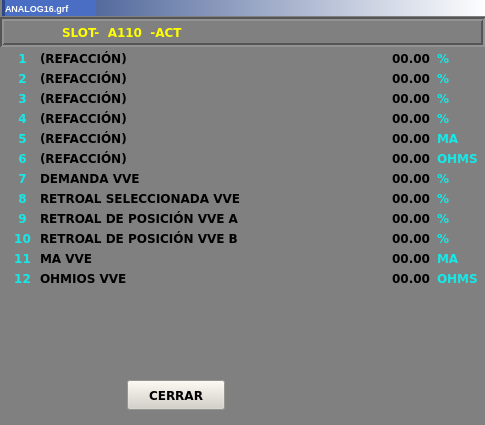
<?xml version="1.0" encoding="UTF-8"?>
<ui version="4.0">
 <class>Analog16_2</class>
 <widget class="QWidget" name="Analog16_2">
  <property name="geometry">
   <rect>
    <x>0</x>
    <y>0</y>
    <width>485</width>
    <height>425</height>
   </rect>
  </property>
  <property name="minimumSize">
   <size>
    <width>485</width>
    <height>425</height>
   </size>
  </property>
  <property name="maximumSize">
   <size>
    <width>485</width>
    <height>425</height>
   </size>
  </property>
  <property name="font">
   <font>
    <family>Verdana</family>
   </font>
  </property>
  <property name="windowTitle">
   <string>Form</string>
  </property>
  <property name="styleSheet">
   <string notr="true">background-color: rgb(128, 128, 128);</string>
  </property>
  <widget class="QFrame" name="frame_2">
   <property name="geometry">
    <rect>
     <x>2</x>
     <y>0</y>
     <width>485</width>
     <height>16</height>
    </rect>
   </property>
   <property name="styleSheet">
    <string notr="true">background-color: qlineargradient(spread:pad, x1:0, y1:0, x2:1, y2:0, stop:0 rgba(43, 71, 134, 255), stop:1 rgba(255, 255, 255, 255));</string>
   </property>
   <property name="frameShape">
    <enum>QFrame::Panel</enum>
   </property>
   <property name="frameShadow">
    <enum>QFrame::Raised</enum>
   </property>
   <property name="lineWidth">
    <number>0</number>
   </property>
   <widget class="QLabel" name="lbIP">
    <property name="geometry">
     <rect>
      <x>3</x>
      <y>0</y>
      <width>91</width>
      <height>16</height>
     </rect>
    </property>
    <property name="font">
     <font>
      <pointsize>7</pointsize>
      <weight>75</weight>
      <bold>true</bold>
     </font>
    </property>
    <property name="styleSheet">
     <string notr="true">background-color: rgb(74, 110, 195);
color: rgb(255, 255, 255);
background-color: rgb(74, 110, 195);</string>
    </property>
    <property name="text">
     <string>ANALOG16.grf</string>
    </property>
   </widget>
  </widget>
  <widget class="QFrame" name="frame">
   <property name="geometry">
    <rect>
     <x>0</x>
     <y>17</y>
     <width>485</width>
     <height>30</height>
    </rect>
   </property>
   <property name="styleSheet">
    <string notr="true">border-color: rgb(255, 255, 255);</string>
   </property>
   <property name="frameShape">
    <enum>QFrame::Box</enum>
   </property>
   <property name="frameShadow">
    <enum>QFrame::Sunken</enum>
   </property>
   <property name="lineWidth">
    <number>2</number>
   </property>
   <widget class="QLabel" name="label">
    <property name="geometry">
     <rect>
      <x>62</x>
      <y>4</y>
      <width>400</width>
      <height>22</height>
     </rect>
    </property>
    <property name="font">
     <font>
      <family>Verdana</family>
      <pointsize>9</pointsize>
      <weight>75</weight>
      <bold>true</bold>
     </font>
    </property>
    <property name="styleSheet">
     <string notr="true">color: rgb(255, 255, 0);</string>
    </property>
    <property name="text">
     <string>SLOT-  A110  -ACT</string>
    </property>
   </widget>
  </widget>
  <widget class="QPushButton" name="btCerrar">
   <property name="geometry">
    <rect>
     <x>127</x>
     <y>380</y>
     <width>98</width>
     <height>30</height>
    </rect>
   </property>
   <property name="font">
    <font>
     <family>Verdana</family>
     <pointsize>9</pointsize>
     <weight>75</weight>
     <bold>true</bold>
    </font>
   </property>
   <property name="styleSheet">
    <string notr="true">background-color: rgb(212, 208, 200);</string>
   </property>
   <property name="text">
    <string>CERRAR</string>
   </property>
  </widget>
  <widget class="QLabel" name="lbNum_1">
   <property name="geometry">
    <rect>
     <x>12</x>
     <y>50</y>
     <width>21</width>
     <height>16</height>
    </rect>
   </property>
   <property name="font">
    <font>
     <family>Verdana</family>
     <weight>75</weight>
     <bold>true</bold>
    </font>
   </property>
   <property name="styleSheet">
    <string notr="true">color: rgb(22, 232, 232);</string>
   </property>
   <property name="text">
    <string>1</string>
   </property>
   <property name="alignment">
    <set>Qt::AlignCenter</set>
   </property>
  </widget>
  <widget class="QLabel" name="lbTit_1">
   <property name="geometry">
    <rect>
     <x>40</x>
     <y>50</y>
     <width>340</width>
     <height>16</height>
    </rect>
   </property>
   <property name="font">
    <font>
     <family>Verdana</family>
     <weight>75</weight>
     <bold>true</bold>
    </font>
   </property>
   <property name="text">
    <string>(REFACCIÓN)</string>
   </property>
  </widget>
  <widget class="QLabel" name="lbNumDes_1">
   <property name="geometry">
    <rect>
     <x>384</x>
     <y>50</y>
     <width>46</width>
     <height>16</height>
    </rect>
   </property>
   <property name="font">
    <font>
     <family>Verdana</family>
     <weight>75</weight>
     <bold>true</bold>
    </font>
   </property>
   <property name="text">
    <string>00.00</string>
   </property>
   <property name="alignment">
    <set>Qt::AlignRight|Qt::AlignTrailing|Qt::AlignVCenter</set>
   </property>
  </widget>
  <widget class="QLabel" name="lbUni_1">
   <property name="geometry">
    <rect>
     <x>437</x>
     <y>50</y>
     <width>43</width>
     <height>16</height>
    </rect>
   </property>
   <property name="font">
    <font>
     <family>Verdana</family>
     <weight>75</weight>
     <bold>true</bold>
    </font>
   </property>
   <property name="styleSheet">
    <string notr="true">color: rgb(22, 232, 232);</string>
   </property>
   <property name="text">
    <string>%</string>
   </property>
  </widget>
  <widget class="QLabel" name="lbUni_2">
   <property name="geometry">
    <rect>
     <x>437</x>
     <y>70</y>
     <width>43</width>
     <height>16</height>
    </rect>
   </property>
   <property name="font">
    <font>
     <family>Verdana</family>
     <weight>75</weight>
     <bold>true</bold>
    </font>
   </property>
   <property name="styleSheet">
    <string notr="true">color: rgb(22, 232, 232);</string>
   </property>
   <property name="text">
    <string>%</string>
   </property>
  </widget>
  <widget class="QLabel" name="lbNumDes_2">
   <property name="geometry">
    <rect>
     <x>384</x>
     <y>70</y>
     <width>46</width>
     <height>16</height>
    </rect>
   </property>
   <property name="font">
    <font>
     <family>Verdana</family>
     <weight>75</weight>
     <bold>true</bold>
    </font>
   </property>
   <property name="text">
    <string>00.00</string>
   </property>
   <property name="alignment">
    <set>Qt::AlignRight|Qt::AlignTrailing|Qt::AlignVCenter</set>
   </property>
  </widget>
  <widget class="QLabel" name="lbNum_2">
   <property name="geometry">
    <rect>
     <x>12</x>
     <y>70</y>
     <width>21</width>
     <height>16</height>
    </rect>
   </property>
   <property name="font">
    <font>
     <family>Verdana</family>
     <weight>75</weight>
     <bold>true</bold>
    </font>
   </property>
   <property name="styleSheet">
    <string notr="true">color: rgb(22, 232, 232);</string>
   </property>
   <property name="text">
    <string>2</string>
   </property>
   <property name="alignment">
    <set>Qt::AlignCenter</set>
   </property>
  </widget>
  <widget class="QLabel" name="lbTit_2">
   <property name="geometry">
    <rect>
     <x>40</x>
     <y>70</y>
     <width>340</width>
     <height>16</height>
    </rect>
   </property>
   <property name="font">
    <font>
     <family>Verdana</family>
     <weight>75</weight>
     <bold>true</bold>
    </font>
   </property>
   <property name="text">
    <string>(REFACCIÓN)</string>
   </property>
  </widget>
  <widget class="QLabel" name="lbTit_4">
   <property name="geometry">
    <rect>
     <x>40</x>
     <y>110</y>
     <width>340</width>
     <height>16</height>
    </rect>
   </property>
   <property name="font">
    <font>
     <family>Verdana</family>
     <weight>75</weight>
     <bold>true</bold>
    </font>
   </property>
   <property name="text">
    <string>(REFACCIÓN)</string>
   </property>
  </widget>
  <widget class="QLabel" name="lbUni_4">
   <property name="geometry">
    <rect>
     <x>437</x>
     <y>110</y>
     <width>43</width>
     <height>16</height>
    </rect>
   </property>
   <property name="font">
    <font>
     <family>Verdana</family>
     <weight>75</weight>
     <bold>true</bold>
    </font>
   </property>
   <property name="styleSheet">
    <string notr="true">color: rgb(22, 232, 232);</string>
   </property>
   <property name="text">
    <string>%</string>
   </property>
  </widget>
  <widget class="QLabel" name="lbNumDes_3">
   <property name="geometry">
    <rect>
     <x>384</x>
     <y>90</y>
     <width>46</width>
     <height>16</height>
    </rect>
   </property>
   <property name="font">
    <font>
     <family>Verdana</family>
     <weight>75</weight>
     <bold>true</bold>
    </font>
   </property>
   <property name="text">
    <string>00.00</string>
   </property>
   <property name="alignment">
    <set>Qt::AlignRight|Qt::AlignTrailing|Qt::AlignVCenter</set>
   </property>
  </widget>
  <widget class="QLabel" name="lbNum_3">
   <property name="geometry">
    <rect>
     <x>12</x>
     <y>90</y>
     <width>21</width>
     <height>16</height>
    </rect>
   </property>
   <property name="font">
    <font>
     <family>Verdana</family>
     <weight>75</weight>
     <bold>true</bold>
    </font>
   </property>
   <property name="styleSheet">
    <string notr="true">color: rgb(22, 232, 232);</string>
   </property>
   <property name="text">
    <string>3</string>
   </property>
   <property name="alignment">
    <set>Qt::AlignCenter</set>
   </property>
  </widget>
  <widget class="QLabel" name="lbUni_3">
   <property name="geometry">
    <rect>
     <x>437</x>
     <y>90</y>
     <width>43</width>
     <height>16</height>
    </rect>
   </property>
   <property name="font">
    <font>
     <family>Verdana</family>
     <weight>75</weight>
     <bold>true</bold>
    </font>
   </property>
   <property name="styleSheet">
    <string notr="true">color: rgb(22, 232, 232);</string>
   </property>
   <property name="text">
    <string>%</string>
   </property>
  </widget>
  <widget class="QLabel" name="lbNum_4">
   <property name="geometry">
    <rect>
     <x>12</x>
     <y>110</y>
     <width>21</width>
     <height>16</height>
    </rect>
   </property>
   <property name="font">
    <font>
     <family>Verdana</family>
     <weight>75</weight>
     <bold>true</bold>
    </font>
   </property>
   <property name="styleSheet">
    <string notr="true">color: rgb(22, 232, 232);</string>
   </property>
   <property name="text">
    <string>4</string>
   </property>
   <property name="alignment">
    <set>Qt::AlignCenter</set>
   </property>
  </widget>
  <widget class="QLabel" name="lbNumDes_4">
   <property name="geometry">
    <rect>
     <x>384</x>
     <y>110</y>
     <width>46</width>
     <height>16</height>
    </rect>
   </property>
   <property name="font">
    <font>
     <family>Verdana</family>
     <weight>75</weight>
     <bold>true</bold>
    </font>
   </property>
   <property name="text">
    <string>00.00</string>
   </property>
   <property name="alignment">
    <set>Qt::AlignRight|Qt::AlignTrailing|Qt::AlignVCenter</set>
   </property>
  </widget>
  <widget class="QLabel" name="lbTit_3">
   <property name="geometry">
    <rect>
     <x>40</x>
     <y>90</y>
     <width>340</width>
     <height>16</height>
    </rect>
   </property>
   <property name="font">
    <font>
     <family>Verdana</family>
     <weight>75</weight>
     <bold>true</bold>
    </font>
   </property>
   <property name="text">
    <string>(REFACCIÓN)</string>
   </property>
  </widget>
  <widget class="QLabel" name="lbTit_7">
   <property name="geometry">
    <rect>
     <x>40</x>
     <y>170</y>
     <width>340</width>
     <height>16</height>
    </rect>
   </property>
   <property name="font">
    <font>
     <family>Verdana</family>
     <weight>75</weight>
     <bold>true</bold>
    </font>
   </property>
   <property name="text">
    <string>DEMANDA VVE</string>
   </property>
  </widget>
  <widget class="QLabel" name="lbUni_8">
   <property name="geometry">
    <rect>
     <x>437</x>
     <y>190</y>
     <width>43</width>
     <height>16</height>
    </rect>
   </property>
   <property name="font">
    <font>
     <family>Verdana</family>
     <weight>75</weight>
     <bold>true</bold>
    </font>
   </property>
   <property name="styleSheet">
    <string notr="true">color: rgb(22, 232, 232);</string>
   </property>
   <property name="text">
    <string>%</string>
   </property>
  </widget>
  <widget class="QLabel" name="lbUni_6">
   <property name="geometry">
    <rect>
     <x>437</x>
     <y>150</y>
     <width>43</width>
     <height>16</height>
    </rect>
   </property>
   <property name="font">
    <font>
     <family>Verdana</family>
     <weight>75</weight>
     <bold>true</bold>
    </font>
   </property>
   <property name="styleSheet">
    <string notr="true">color: rgb(22, 232, 232);</string>
   </property>
   <property name="text">
    <string>OHMS</string>
   </property>
  </widget>
  <widget class="QLabel" name="lbNumDes_5">
   <property name="geometry">
    <rect>
     <x>384</x>
     <y>130</y>
     <width>46</width>
     <height>16</height>
    </rect>
   </property>
   <property name="font">
    <font>
     <family>Verdana</family>
     <weight>75</weight>
     <bold>true</bold>
    </font>
   </property>
   <property name="text">
    <string>00.00</string>
   </property>
   <property name="alignment">
    <set>Qt::AlignRight|Qt::AlignTrailing|Qt::AlignVCenter</set>
   </property>
  </widget>
  <widget class="QLabel" name="lbNumDes_8">
   <property name="geometry">
    <rect>
     <x>384</x>
     <y>190</y>
     <width>46</width>
     <height>16</height>
    </rect>
   </property>
   <property name="font">
    <font>
     <family>Verdana</family>
     <weight>75</weight>
     <bold>true</bold>
    </font>
   </property>
   <property name="text">
    <string>00.00</string>
   </property>
   <property name="alignment">
    <set>Qt::AlignRight|Qt::AlignTrailing|Qt::AlignVCenter</set>
   </property>
  </widget>
  <widget class="QLabel" name="lbNum_7">
   <property name="geometry">
    <rect>
     <x>12</x>
     <y>170</y>
     <width>21</width>
     <height>16</height>
    </rect>
   </property>
   <property name="font">
    <font>
     <family>Verdana</family>
     <weight>75</weight>
     <bold>true</bold>
    </font>
   </property>
   <property name="styleSheet">
    <string notr="true">color: rgb(22, 232, 232);</string>
   </property>
   <property name="text">
    <string>7</string>
   </property>
   <property name="alignment">
    <set>Qt::AlignCenter</set>
   </property>
  </widget>
  <widget class="QLabel" name="lbTit_6">
   <property name="geometry">
    <rect>
     <x>40</x>
     <y>150</y>
     <width>340</width>
     <height>16</height>
    </rect>
   </property>
   <property name="font">
    <font>
     <family>Verdana</family>
     <weight>75</weight>
     <bold>true</bold>
    </font>
   </property>
   <property name="text">
    <string>(REFACCIÓN)</string>
   </property>
  </widget>
  <widget class="QLabel" name="lbNum_5">
   <property name="geometry">
    <rect>
     <x>12</x>
     <y>130</y>
     <width>21</width>
     <height>16</height>
    </rect>
   </property>
   <property name="font">
    <font>
     <family>Verdana</family>
     <weight>75</weight>
     <bold>true</bold>
    </font>
   </property>
   <property name="styleSheet">
    <string notr="true">color: rgb(22, 232, 232);</string>
   </property>
   <property name="text">
    <string>5</string>
   </property>
   <property name="alignment">
    <set>Qt::AlignCenter</set>
   </property>
  </widget>
  <widget class="QLabel" name="lbTit_8">
   <property name="geometry">
    <rect>
     <x>40</x>
     <y>190</y>
     <width>340</width>
     <height>16</height>
    </rect>
   </property>
   <property name="font">
    <font>
     <family>Verdana</family>
     <weight>75</weight>
     <bold>true</bold>
    </font>
   </property>
   <property name="text">
    <string>RETROAL SELECCIONADA VVE</string>
   </property>
  </widget>
  <widget class="QLabel" name="lbUni_7">
   <property name="geometry">
    <rect>
     <x>437</x>
     <y>170</y>
     <width>43</width>
     <height>16</height>
    </rect>
   </property>
   <property name="font">
    <font>
     <family>Verdana</family>
     <weight>75</weight>
     <bold>true</bold>
    </font>
   </property>
   <property name="styleSheet">
    <string notr="true">color: rgb(22, 232, 232);</string>
   </property>
   <property name="text">
    <string>%</string>
   </property>
  </widget>
  <widget class="QLabel" name="lbUni_5">
   <property name="geometry">
    <rect>
     <x>437</x>
     <y>130</y>
     <width>43</width>
     <height>16</height>
    </rect>
   </property>
   <property name="font">
    <font>
     <family>Verdana</family>
     <weight>75</weight>
     <bold>true</bold>
    </font>
   </property>
   <property name="styleSheet">
    <string notr="true">color: rgb(22, 232, 232);</string>
   </property>
   <property name="text">
    <string>MA</string>
   </property>
  </widget>
  <widget class="QLabel" name="lbNum_6">
   <property name="geometry">
    <rect>
     <x>12</x>
     <y>150</y>
     <width>21</width>
     <height>16</height>
    </rect>
   </property>
   <property name="font">
    <font>
     <family>Verdana</family>
     <weight>75</weight>
     <bold>true</bold>
    </font>
   </property>
   <property name="styleSheet">
    <string notr="true">color: rgb(22, 232, 232);</string>
   </property>
   <property name="text">
    <string>6</string>
   </property>
   <property name="alignment">
    <set>Qt::AlignCenter</set>
   </property>
  </widget>
  <widget class="QLabel" name="lbNumDes_7">
   <property name="geometry">
    <rect>
     <x>384</x>
     <y>170</y>
     <width>46</width>
     <height>16</height>
    </rect>
   </property>
   <property name="font">
    <font>
     <family>Verdana</family>
     <weight>75</weight>
     <bold>true</bold>
    </font>
   </property>
   <property name="text">
    <string>00.00</string>
   </property>
   <property name="alignment">
    <set>Qt::AlignRight|Qt::AlignTrailing|Qt::AlignVCenter</set>
   </property>
  </widget>
  <widget class="QLabel" name="lbNumDes_6">
   <property name="geometry">
    <rect>
     <x>384</x>
     <y>150</y>
     <width>46</width>
     <height>16</height>
    </rect>
   </property>
   <property name="font">
    <font>
     <family>Verdana</family>
     <weight>75</weight>
     <bold>true</bold>
    </font>
   </property>
   <property name="text">
    <string>00.00</string>
   </property>
   <property name="alignment">
    <set>Qt::AlignRight|Qt::AlignTrailing|Qt::AlignVCenter</set>
   </property>
  </widget>
  <widget class="QLabel" name="lbNum_8">
   <property name="geometry">
    <rect>
     <x>12</x>
     <y>190</y>
     <width>21</width>
     <height>16</height>
    </rect>
   </property>
   <property name="font">
    <font>
     <family>Verdana</family>
     <weight>75</weight>
     <bold>true</bold>
    </font>
   </property>
   <property name="styleSheet">
    <string notr="true">color: rgb(22, 232, 232);</string>
   </property>
   <property name="text">
    <string>8</string>
   </property>
   <property name="alignment">
    <set>Qt::AlignCenter</set>
   </property>
  </widget>
  <widget class="QLabel" name="lbTit_5">
   <property name="geometry">
    <rect>
     <x>40</x>
     <y>130</y>
     <width>340</width>
     <height>16</height>
    </rect>
   </property>
   <property name="font">
    <font>
     <family>Verdana</family>
     <weight>75</weight>
     <bold>true</bold>
    </font>
   </property>
   <property name="text">
    <string>(REFACCIÓN)</string>
   </property>
  </widget>
  <widget class="QLabel" name="lbTit_9">
   <property name="geometry">
    <rect>
     <x>40</x>
     <y>210</y>
     <width>340</width>
     <height>16</height>
    </rect>
   </property>
   <property name="font">
    <font>
     <family>Verdana</family>
     <weight>75</weight>
     <bold>true</bold>
    </font>
   </property>
   <property name="text">
    <string>RETROAL DE POSICIÓN VVE A</string>
   </property>
  </widget>
  <widget class="QLabel" name="lbUni_12">
   <property name="geometry">
    <rect>
     <x>437</x>
     <y>270</y>
     <width>43</width>
     <height>16</height>
    </rect>
   </property>
   <property name="font">
    <font>
     <family>Verdana</family>
     <weight>75</weight>
     <bold>true</bold>
    </font>
   </property>
   <property name="styleSheet">
    <string notr="true">color: rgb(22, 232, 232);</string>
   </property>
   <property name="text">
    <string>OHMS</string>
   </property>
  </widget>
  <widget class="QLabel" name="lbNumDes_11">
   <property name="geometry">
    <rect>
     <x>384</x>
     <y>250</y>
     <width>46</width>
     <height>16</height>
    </rect>
   </property>
   <property name="font">
    <font>
     <family>Verdana</family>
     <weight>75</weight>
     <bold>true</bold>
    </font>
   </property>
   <property name="text">
    <string>00.00</string>
   </property>
   <property name="alignment">
    <set>Qt::AlignRight|Qt::AlignTrailing|Qt::AlignVCenter</set>
   </property>
  </widget>
  <widget class="QLabel" name="lbNum_11">
   <property name="geometry">
    <rect>
     <x>12</x>
     <y>250</y>
     <width>21</width>
     <height>16</height>
    </rect>
   </property>
   <property name="font">
    <font>
     <family>Verdana</family>
     <weight>75</weight>
     <bold>true</bold>
    </font>
   </property>
   <property name="styleSheet">
    <string notr="true">color: rgb(22, 232, 232);</string>
   </property>
   <property name="text">
    <string>11</string>
   </property>
   <property name="alignment">
    <set>Qt::AlignCenter</set>
   </property>
  </widget>
  <widget class="QLabel" name="lbUni_10">
   <property name="geometry">
    <rect>
     <x>437</x>
     <y>230</y>
     <width>43</width>
     <height>16</height>
    </rect>
   </property>
   <property name="font">
    <font>
     <family>Verdana</family>
     <weight>75</weight>
     <bold>true</bold>
    </font>
   </property>
   <property name="styleSheet">
    <string notr="true">color: rgb(22, 232, 232);</string>
   </property>
   <property name="text">
    <string>%</string>
   </property>
  </widget>
  <widget class="QLabel" name="lbNum_9">
   <property name="geometry">
    <rect>
     <x>12</x>
     <y>210</y>
     <width>21</width>
     <height>16</height>
    </rect>
   </property>
   <property name="font">
    <font>
     <family>Verdana</family>
     <weight>75</weight>
     <bold>true</bold>
    </font>
   </property>
   <property name="styleSheet">
    <string notr="true">color: rgb(22, 232, 232);</string>
   </property>
   <property name="text">
    <string>9</string>
   </property>
   <property name="alignment">
    <set>Qt::AlignCenter</set>
   </property>
  </widget>
  <widget class="QLabel" name="lbUni_11">
   <property name="geometry">
    <rect>
     <x>437</x>
     <y>250</y>
     <width>43</width>
     <height>16</height>
    </rect>
   </property>
   <property name="font">
    <font>
     <family>Verdana</family>
     <weight>75</weight>
     <bold>true</bold>
    </font>
   </property>
   <property name="styleSheet">
    <string notr="true">color: rgb(22, 232, 232);</string>
   </property>
   <property name="text">
    <string>MA</string>
   </property>
  </widget>
  <widget class="QLabel" name="lbTit_10">
   <property name="geometry">
    <rect>
     <x>40</x>
     <y>230</y>
     <width>340</width>
     <height>16</height>
    </rect>
   </property>
   <property name="font">
    <font>
     <family>Verdana</family>
     <weight>75</weight>
     <bold>true</bold>
    </font>
   </property>
   <property name="text">
    <string>RETROAL DE POSICIÓN VVE B</string>
   </property>
  </widget>
  <widget class="QLabel" name="lbNum_12">
   <property name="geometry">
    <rect>
     <x>12</x>
     <y>270</y>
     <width>21</width>
     <height>16</height>
    </rect>
   </property>
   <property name="font">
    <font>
     <family>Verdana</family>
     <weight>75</weight>
     <bold>true</bold>
    </font>
   </property>
   <property name="styleSheet">
    <string notr="true">color: rgb(22, 232, 232);</string>
   </property>
   <property name="text">
    <string>12</string>
   </property>
   <property name="alignment">
    <set>Qt::AlignCenter</set>
   </property>
  </widget>
  <widget class="QLabel" name="lbTit_12">
   <property name="geometry">
    <rect>
     <x>40</x>
     <y>270</y>
     <width>340</width>
     <height>16</height>
    </rect>
   </property>
   <property name="font">
    <font>
     <family>Verdana</family>
     <weight>75</weight>
     <bold>true</bold>
    </font>
   </property>
   <property name="text">
    <string>OHMIOS VVE</string>
   </property>
  </widget>
  <widget class="QLabel" name="lbUni_9">
   <property name="geometry">
    <rect>
     <x>437</x>
     <y>210</y>
     <width>43</width>
     <height>16</height>
    </rect>
   </property>
   <property name="font">
    <font>
     <family>Verdana</family>
     <weight>75</weight>
     <bold>true</bold>
    </font>
   </property>
   <property name="styleSheet">
    <string notr="true">color: rgb(22, 232, 232);</string>
   </property>
   <property name="text">
    <string>%</string>
   </property>
  </widget>
  <widget class="QLabel" name="lbTit_11">
   <property name="geometry">
    <rect>
     <x>40</x>
     <y>250</y>
     <width>340</width>
     <height>16</height>
    </rect>
   </property>
   <property name="font">
    <font>
     <family>Verdana</family>
     <weight>75</weight>
     <bold>true</bold>
    </font>
   </property>
   <property name="text">
    <string>MA VVE</string>
   </property>
  </widget>
  <widget class="QLabel" name="lbNumDes_12">
   <property name="geometry">
    <rect>
     <x>384</x>
     <y>270</y>
     <width>46</width>
     <height>16</height>
    </rect>
   </property>
   <property name="font">
    <font>
     <family>Verdana</family>
     <weight>75</weight>
     <bold>true</bold>
    </font>
   </property>
   <property name="text">
    <string>00.00</string>
   </property>
   <property name="alignment">
    <set>Qt::AlignRight|Qt::AlignTrailing|Qt::AlignVCenter</set>
   </property>
  </widget>
  <widget class="QLabel" name="lbNumDes_9">
   <property name="geometry">
    <rect>
     <x>384</x>
     <y>210</y>
     <width>46</width>
     <height>16</height>
    </rect>
   </property>
   <property name="font">
    <font>
     <family>Verdana</family>
     <weight>75</weight>
     <bold>true</bold>
    </font>
   </property>
   <property name="text">
    <string>00.00</string>
   </property>
   <property name="alignment">
    <set>Qt::AlignRight|Qt::AlignTrailing|Qt::AlignVCenter</set>
   </property>
  </widget>
  <widget class="QLabel" name="lbNumDes_10">
   <property name="geometry">
    <rect>
     <x>384</x>
     <y>230</y>
     <width>46</width>
     <height>16</height>
    </rect>
   </property>
   <property name="font">
    <font>
     <family>Verdana</family>
     <weight>75</weight>
     <bold>true</bold>
    </font>
   </property>
   <property name="text">
    <string>00.00</string>
   </property>
   <property name="alignment">
    <set>Qt::AlignRight|Qt::AlignTrailing|Qt::AlignVCenter</set>
   </property>
  </widget>
  <widget class="QLabel" name="lbNum_10">
   <property name="geometry">
    <rect>
     <x>12</x>
     <y>230</y>
     <width>21</width>
     <height>16</height>
    </rect>
   </property>
   <property name="font">
    <font>
     <family>Verdana</family>
     <weight>75</weight>
     <bold>true</bold>
    </font>
   </property>
   <property name="styleSheet">
    <string notr="true">color: rgb(22, 232, 232);</string>
   </property>
   <property name="text">
    <string>10</string>
   </property>
   <property name="alignment">
    <set>Qt::AlignCenter</set>
   </property>
  </widget>
  <zorder>lbNum_5</zorder>
  <zorder>frame_2</zorder>
  <zorder>frame</zorder>
  <zorder>btCerrar</zorder>
  <zorder>lbNum_1</zorder>
  <zorder>lbTit_1</zorder>
  <zorder>lbNumDes_1</zorder>
  <zorder>lbUni_1</zorder>
  <zorder>lbUni_2</zorder>
  <zorder>lbNumDes_2</zorder>
  <zorder>lbNum_2</zorder>
  <zorder>lbTit_2</zorder>
  <zorder>lbTit_4</zorder>
  <zorder>lbUni_4</zorder>
  <zorder>lbNumDes_3</zorder>
  <zorder>lbNum_3</zorder>
  <zorder>lbUni_3</zorder>
  <zorder>lbNum_4</zorder>
  <zorder>lbNumDes_4</zorder>
  <zorder>lbTit_3</zorder>
  <zorder>lbTit_7</zorder>
  <zorder>lbUni_8</zorder>
  <zorder>lbUni_6</zorder>
  <zorder>lbNumDes_5</zorder>
  <zorder>lbNumDes_8</zorder>
  <zorder>lbNum_7</zorder>
  <zorder>lbTit_6</zorder>
  <zorder>lbTit_8</zorder>
  <zorder>lbUni_7</zorder>
  <zorder>lbUni_5</zorder>
  <zorder>lbNumDes_7</zorder>
  <zorder>lbNumDes_6</zorder>
  <zorder>lbNum_8</zorder>
  <zorder>lbTit_5</zorder>
  <zorder>lbTit_9</zorder>
  <zorder>lbUni_12</zorder>
  <zorder>lbNumDes_11</zorder>
  <zorder>lbNum_11</zorder>
  <zorder>lbUni_10</zorder>
  <zorder>lbNum_9</zorder>
  <zorder>lbUni_11</zorder>
  <zorder>lbTit_10</zorder>
  <zorder>lbNum_12</zorder>
  <zorder>lbTit_12</zorder>
  <zorder>lbUni_9</zorder>
  <zorder>lbTit_11</zorder>
  <zorder>lbNumDes_12</zorder>
  <zorder>lbNumDes_9</zorder>
  <zorder>lbNumDes_10</zorder>
  <zorder>lbNum_10</zorder>
  <zorder>lbNum_6</zorder>
 </widget>
 <resources/>
 <connections/>
</ui>
